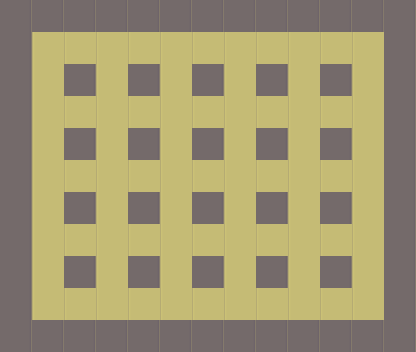

Rendered tile map (Tiled .tmx) drawn with the repository's tilesets; below, a short description and the full map source, tile grids included:
An orthogonal 13x11 tile map with 32x32 px tiles, 1 tile layer (Tile Layer 1).

<map version="1.0" orientation="orthogonal" renderorder="right-down" width="13" height="11" tilewidth="32" tileheight="32" nextobjectid="1">
 <tileset firstgid="1" name="tile" tilewidth="32" tileheight="32" tilecount="2">
  <image source="../../resources/tilebase.png" width="64" height="32" />
 </tileset>
 <layer name="Tile Layer 1" width="13" height="11">
  <data>
   <tile gid="1" />
   <tile gid="1" />
   <tile gid="1" />
   <tile gid="1" />
   <tile gid="1" />
   <tile gid="1" />
   <tile gid="1" />
   <tile gid="1" />
   <tile gid="1" />
   <tile gid="1" />
   <tile gid="1" />
   <tile gid="1" />
   <tile gid="1" />
   <tile gid="1" />
   <tile gid="2" />
   <tile gid="2" />
   <tile gid="2" />
   <tile gid="2" />
   <tile gid="2" />
   <tile gid="2" />
   <tile gid="2" />
   <tile gid="2" />
   <tile gid="2" />
   <tile gid="2" />
   <tile gid="2" />
   <tile gid="1" />
   <tile gid="1" />
   <tile gid="2" />
   <tile gid="1" />
   <tile gid="2" />
   <tile gid="1" />
   <tile gid="2" />
   <tile gid="1" />
   <tile gid="2" />
   <tile gid="1" />
   <tile gid="2" />
   <tile gid="1" />
   <tile gid="2" />
   <tile gid="1" />
   <tile gid="1" />
   <tile gid="2" />
   <tile gid="2" />
   <tile gid="2" />
   <tile gid="2" />
   <tile gid="2" />
   <tile gid="2" />
   <tile gid="2" />
   <tile gid="2" />
   <tile gid="2" />
   <tile gid="2" />
   <tile gid="2" />
   <tile gid="1" />
   <tile gid="1" />
   <tile gid="2" />
   <tile gid="1" />
   <tile gid="2" />
   <tile gid="1" />
   <tile gid="2" />
   <tile gid="1" />
   <tile gid="2" />
   <tile gid="1" />
   <tile gid="2" />
   <tile gid="1" />
   <tile gid="2" />
   <tile gid="1" />
   <tile gid="1" />
   <tile gid="2" />
   <tile gid="2" />
   <tile gid="2" />
   <tile gid="2" />
   <tile gid="2" />
   <tile gid="2" />
   <tile gid="2" />
   <tile gid="2" />
   <tile gid="2" />
   <tile gid="2" />
   <tile gid="2" />
   <tile gid="1" />
   <tile gid="1" />
   <tile gid="2" />
   <tile gid="1" />
   <tile gid="2" />
   <tile gid="1" />
   <tile gid="2" />
   <tile gid="1" />
   <tile gid="2" />
   <tile gid="1" />
   <tile gid="2" />
   <tile gid="1" />
   <tile gid="2" />
   <tile gid="1" />
   <tile gid="1" />
   <tile gid="2" />
   <tile gid="2" />
   <tile gid="2" />
   <tile gid="2" />
   <tile gid="2" />
   <tile gid="2" />
   <tile gid="2" />
   <tile gid="2" />
   <tile gid="2" />
   <tile gid="2" />
   <tile gid="2" />
   <tile gid="1" />
   <tile gid="1" />
   <tile gid="2" />
   <tile gid="1" />
   <tile gid="2" />
   <tile gid="1" />
   <tile gid="2" />
   <tile gid="1" />
   <tile gid="2" />
   <tile gid="1" />
   <tile gid="2" />
   <tile gid="1" />
   <tile gid="2" />
   <tile gid="1" />
   <tile gid="1" />
   <tile gid="2" />
   <tile gid="2" />
   <tile gid="2" />
   <tile gid="2" />
   <tile gid="2" />
   <tile gid="2" />
   <tile gid="2" />
   <tile gid="2" />
   <tile gid="2" />
   <tile gid="2" />
   <tile gid="2" />
   <tile gid="1" />
   <tile gid="1" />
   <tile gid="1" />
   <tile gid="1" />
   <tile gid="1" />
   <tile gid="1" />
   <tile gid="1" />
   <tile gid="1" />
   <tile gid="1" />
   <tile gid="1" />
   <tile gid="1" />
   <tile gid="1" />
   <tile gid="1" />
   <tile gid="1" />
  </data>
 </layer>
</map>
